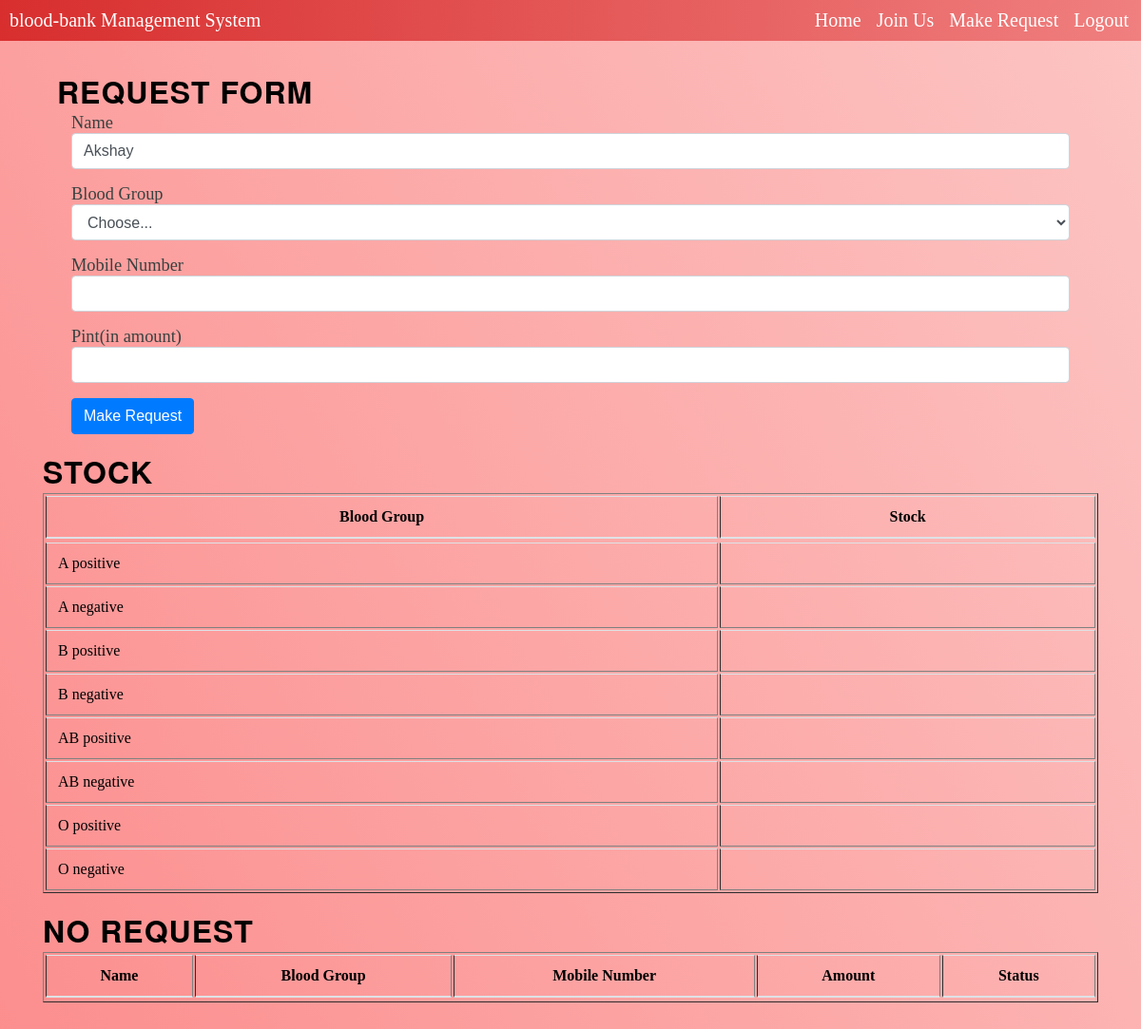
The page /userstock.php (signed in) on the database its author committed.
### tables this page shows
CREATE TABLE `stock` (
  `stock_id` int(11) NOT NULL,
  `bloodgroup` varchar(30) NOT NULL,
  `unit` int(11) NOT NULL,
  `admin_id` int(11) DEFAULT NULL
);

### userstock.php (the view, shortened to what this page needs)
<?php
if (isset($_SESSION['login'])) {
    $fname = $_SESSION['fname'];
    $email = $_SESSION['email'];
?>
    <?php
    $servername = "localhost";
    $username = "root";
    $password = "";
    $db = "blood-bank";
    $mysqli = new mysqli($servername, $username, $password, $db);
    ?>
    <!DOCTYPE html>
    <html lang="en">
    <head>
        <link rel="stylesheet" href="css/style.css">
        <link rel="stylesheet" href="css/style2.css">
    </head>
    <body>
        <?php include "UserNavbar.php" ?>
        <div class="container">
            <div class="row">
                <div class="col-lg-12 order-sm-2">
                    <?php
                    $query = "SELECT * FROM stock";
                    $result = $mysqli->query($query);
                    echo "<div class='table-responsive'>";
                    echo "<table class='table table-hover' border='1'>
                    <thead>
                        <tr>
                        <th scope='col'> Blood Group </th>
                        <th scope='col'> Stock </th>
                        <tr>
                    </thead>";
                    if ($result->num_rows > 0) {
                        echo "<tbody>";
                        while ($row = mysqli_fetch_array($result)) {
                            echo "<tr>";
                            echo "<td>" . $row['bloodgroup'] . "</td>";
                            echo "<td>" . $row['stock'] . "</td>";
                            echo "</tr>";
                        }
                        echo "<tbody";
                    }
                    echo "</table>";
                    echo "</div>";
                    ?>
                </div>
                <div class="col order-sm-12">
                    <h1 class="intro-text text-center">Request Form</h1>
                    <form role="form" method="post">
                        <div class="row">
                            <div class="form-group col-lg-12">
                                <label class="lb">Name</label>
                                <input type="text" id="name" name="name" <?php echo "value='" . $fname . "'" ?> maxlength="30" class="form-control">
                            </div>
                            <div class="form-group col-lg-12">
                                <label class="lb">Blood Group</label>
                                <select id="bloodgroup" name="bloodgroup" class="form-control">
                                    <option selected>Choose...</option>
                                </select>
                            </div>
                            <div class="form-group col-lg-12">
                                <label class="lb">Mobile Number</label>
                                <input type="number" id="mobile_no" name="mobile_no" maxlength="25" class="form-control">
                            </div>
                            <div class="form-group col-lg-12">
                                <label class="lb">Pint(in amount)</label>
                                <input type="number" id="req_amount" name="req_amount" maxlength="25" class="form-control">
                            </div>
                            <div class="form-group col-lg-12">
                                <button type="submit" class="btn btn-primary" id="request">Make Request</button>
                            </div>
                        </div>
                    </form>
                </div>
            </div>
            <?php
            $query = "SELECT * FROM request WHERE email='" . $email . "'";
            $result = $mysqli->query($query);
            echo "<div class='table-responsive'>";
            echo "<h1>Stock</h1>";
            echo "<table class='table table-hover' border='1'>
            <thead>
                <tr>
                <th scope='col'> Name </th>
                <th scope='col'> Blood Group </th>
                <th scope='col'> Mobile Number </th>
                <th scope='col'> Amount </th>
                <th scope='col'> Status </th>
                <tr>
            </thead>";
            if ($result->num_rows > 0) {
                echo "<h1>Your Request</h1>";
                echo "<tbody>";
                while ($row = mysqli_fetch_array($result)) {
                    echo "<tr>";
                    echo "<td>" . $row['name'] . "</td>";
                    echo "<td>" . $row['bloodgroup'] . "</td>";
                    echo "<td>" . $row['mobile_no'] . "</td>";
                    echo "<td>" . $row['requested_amount'] . "</td>";
                    $status = $row['received'] == 1 ? 'approved' : 'Pending';
                    echo "<td>" . $status . "</td>";
                    if ($row['received'] == 1) {
                        echo "<tr><td colspan='5' class='success'>Our team will contact you soon.</td></tr>";
                    }
                    echo "</tr>";
                }
                echo "</tbody>";
            } else {
                echo "<h1>No Request</h1>";
            }
            echo "</table>";
            echo "</div>";
            ?>
        </div>
        <?php require_once "footer.php" ?>
    </body>
<?php
} else {
    header("location:index.php");
}
?>

### css/style.css (style rules this page uses)
h1, h2, h3, h4, h5, h6 { text-transform: uppercase; font-family: "Josefin Slab", "Helvetica Neue", Helvetica, Arial, sans-serif; font-weight: 700; letter-spacing: 1px; }
.container { padding: 20px; margin: 10px; }
.lb { color: #39413f; font-size: 1.15em; }

### css/style2.css (style rules this page uses)
body { background-color: #fc8e8e; background-image: linear-gradient(62deg, #fc8e8e 0%, #fcc5c3 100%); }

### userstock.php (style rules this page uses)
.container { padding-top: 20px; }
.table-responsive { display: block; width: 100%; overflow-x: auto; -webkit-overflow-scrolling: touch; -ms-overflow-style: -ms-autohiding-scrollbar; }
.table { width: 100%; margin-bottom: 1rem; background-color: transparent; }
.table th, .table td { padding: 0.75rem; vertical-align: top; border-top: 1px solid #dee2e6; }
.table thead th { vertical-align: bottom; border-bottom: 2px solid #dee2e6; }
.col-lg-12, .col-lg-12.order-sm-2, .col-lg-12.order-sm-12, .col { position: relative; width: 100%; padding-right: 15px; padding-left: 15px; }
.form-group { margin-bottom: 1rem; }
.form-control { display: block; width: 100%; height: calc(1.5em + 0.75rem + 2px); padding: 0.375rem 0.75rem; font-size: 1rem; font-weight: 400; line-height: 1.5; color: #495057; background-color: #fff; background-clip: padding-box; border: 1px solid #ced4da; border-radius: 0.25rem; transition: border-color 0.15s ease-in-out, box-shadow 0.15s ease-in-out; }
.btn { display: inline-block; font-weight: 400; color: #212529; text-align: center; vertical-align: middle; user-select: none; background-color: transparent; border: 1px solid transparent; padding: 0.375rem 0.75rem; font-size: 1rem; line-height: 1.5; border-radius: 0.25rem; transition: color 0.15s ease-in-out, background-color 0.15s ease-in-out, border-color 0.15s ease-in-out, box-shadow 0.15s ease-in-out; }
.btn-primary { color: #fff; background-color: #007bff; border-color: #007bff; }

### UserNavbar.php (style rules this page uses)
* { padding: 0; margin: 0; box-sizing: border-box; overflow-x: hidden; }

### rows shown on the page
stock: bloodgroup "A positive"
stock: bloodgroup "A negative"
stock: bloodgroup "B positive"
stock: bloodgroup "B negative"
stock: bloodgroup "AB positive"
stock: bloodgroup "AB negative"
stock: bloodgroup "O positive"
stock: bloodgroup "O negative"
